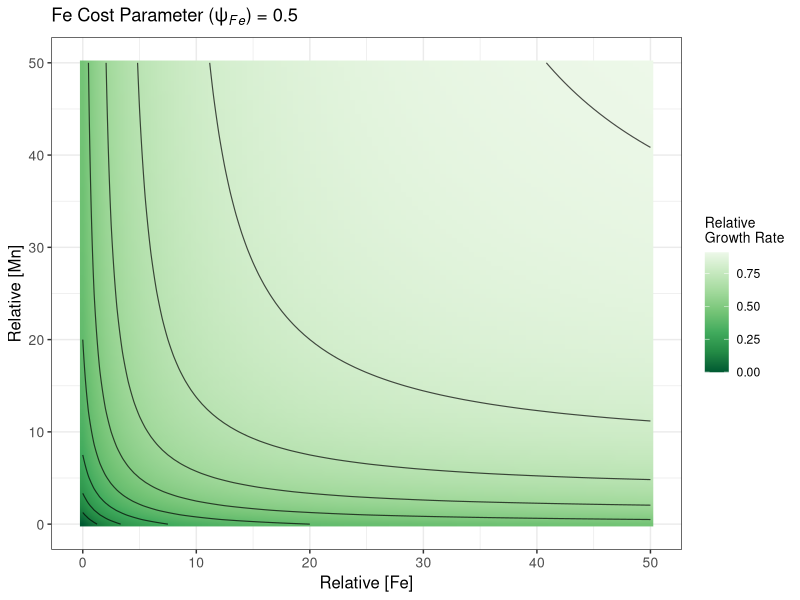
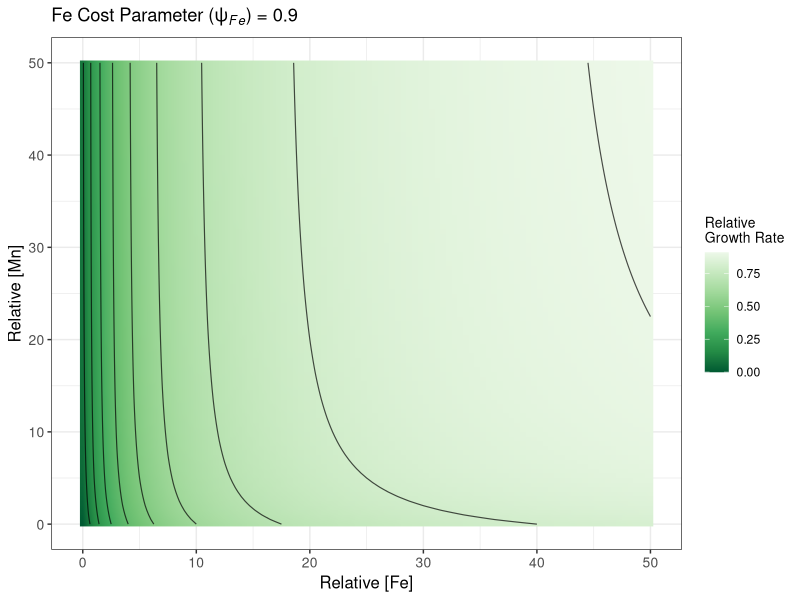
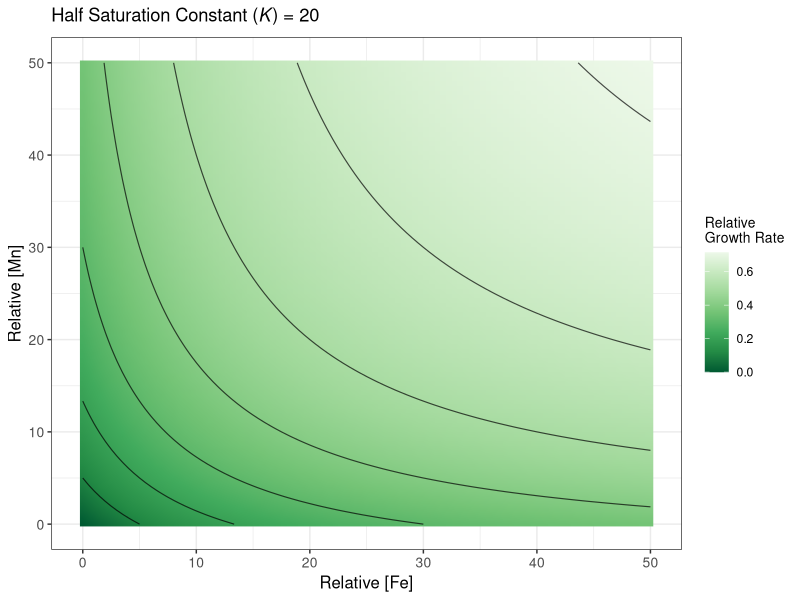
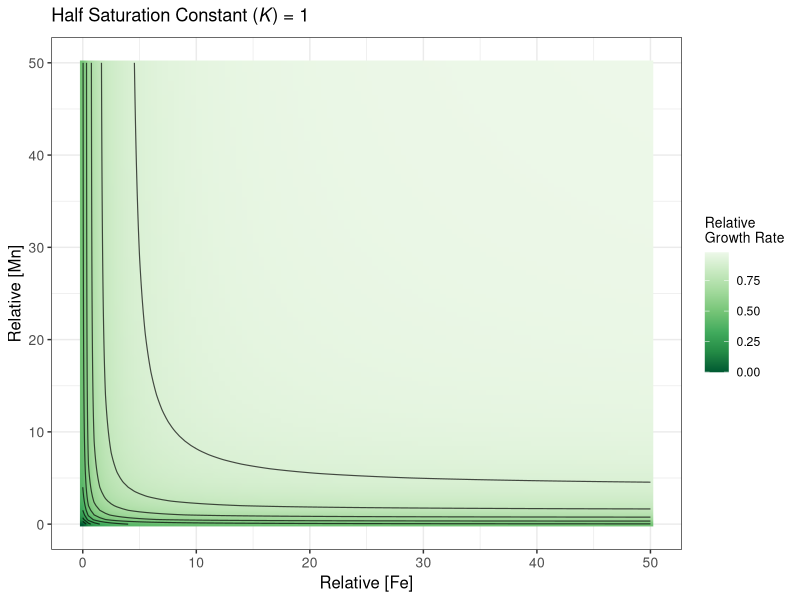

These figures' R source, in order:
library(dplyr)
library(ggplot2)
library(magrittr)

# plots and equations for phenomenological model in supplementary materials

growth_func <- function(theta_fe, fex, mnx, kfe = 5, kmn = 5){
  out_val <- theta_fe*((fex/(kfe + fex)) - (mnx/(kmn + mnx))) + (mnx/(kmn + mnx))
  
  return(out_val)
}

growth_func_full <- function(theta_fe, fex, mnx, kfe = 5, kmn = 5){
  out_val <- fex/(kfe + fex) - mnx/(kmn + mnx)
  
  return(out_val)
}

growth_mn_deriv <- function(theta_fe, fex, mnx, kfe = 5, kmn = 5){
  out_val <- -1*kfe*(theta_fe - 1)/(mnx + kfe)^2
  return(out_val)
}
growth_fe_deriv <- function(theta_fe, fex, mnx, kfe = 5, kmn = 5){
  out_val <- kfe*(theta_fe)/(fex + kfe)^2
  return(out_val)
}

interpolate_phenom_model <- function(x_val, y_val, z_val, x_name, y_name, z_name, df){
  
  
  # unique light levels
  df_master <- data.frame(x_name = numeric(), 
                          y_name = numeric(),
                          z_name = numeric())
  
  x_val_filt <- df$x_val
  y_val_filt <- df$y_val
  z_val_filt <- df$z_val
  
  # Create grid
  grd <- expand.grid(x = seq(min(x_val_filt),
                             max(x_val_filt),
                             length=50), 
                     y = seq(min(y_val_filt), 
                             max(y_val_filt), 
                             length=50))
  
  # Find points in convex hull
  mask <- pinpoly(cbind(x_val_filt, 
                        y_val_filt)[chull(x_val_filt, 
                                          y_val_filt),], 
                  as.matrix(grd))
  
  # Crop grid to convex hull
  grd <- grd[mask == 2,]
  
  # Interpolate to points in convex hull
  res <- interpp(x_val_filt, 
                 y_val_filt, 
                 z = z_val_filt, 
                 xo = grd$x, 
                 yo = grd$y)
  
  new_df <- data.frame(name1 = res$x, 
                       name2 = res$y, 
                       name3 = res$z)
  
  
  return(new_df)
  
}

get_mn_fe_df <- function(fex_seq, theta_fe, k_vec = c(5, 5)){
  
  all_growth_vals <- c()
  all_growth_vals_deriv <- c()
  all_growth_mn_deriv <- c()
  fex_seq_vals <- c()
  mnx_seq_vals <- c()
  
  for(i in 1:length(fex_seq)){
    
    growth_vec <- growth_func(theta_fe = theta_fe, 
                              fex = fex_seq,
                              mnx = fex_seq[i],
                              kfe = k_vec[1],
                              kmn = k_vec[2])
    growth_vec_deriv <- growth_func_full(theta_fe = theta_fe, 
                                         fex = fex_seq,
                                         mnx = fex_seq[i],
                                         kfe = k_vec[1],
                                         kmn = k_vec[2])
    
    all_growth_vals <- c(growth_vec, all_growth_vals)
    all_growth_vals_deriv <- c(growth_vec_deriv, all_growth_vals_deriv)
    fex_seq_vals <- c(fex_seq, fex_seq_vals)
    mnx_seq_vals <- c(rep(fex_seq[i], length(fex_seq)), mnx_seq_vals)
  }
  
  df_out <- data.frame(u_trans = all_growth_vals,
                       fex = fex_seq_vals,
                       mnx = mnx_seq_vals,
                       u_trans_deriv = all_growth_vals_deriv)
  return(df_out)
}

list_of_theta_fe <- function(fex_seq, theta_fe_seq = c(0.1, 0.5, 0.9),
                             k_vec = c(5, 5)){
  
  df_out <- data.frame(u_trans = numeric(),
                       fex = numeric(),
                       mnx = numeric(),
                       cost_inter = numeric())
  
  for(j in 1:length(theta_fe_seq)){
    df_temp <- get_mn_fe_df(fex_seq = fex_seq, 
                            theta_fe = theta_fe_seq[j],
                            k_vec = k_vec)
    df_temp$cost_inter <- rep(theta_fe_seq[j], nrow(df_temp))
    
    df_out <- rbind(df_temp, df_out)
  }
  
  df_out$cost_inter <- factor(df_out$cost_inter)
  
  levels(df_out$cost_inter) <- paste('Fe Protein Cost: ', levels(df_out$cost_inter)) 
  
  return(df_out)
}

## plotting phenom model with background costs and ratios of costs

fex_conc <- seq(0, 50, by = 0.5)

test <- get_mn_fe_df(fex_seq = fex_conc, theta_fe = 0.5)

phi05 <- list_of_theta_fe(fex_seq = fex_conc, theta_fe_seq = c(0.5))
phi05_p <- phi05 %>% 
  ggplot(aes(x = fex, y = mnx, fill = u_trans)) +
  theme_bw() +
  ggtitle(expression(paste('Fe Cost Parameter (', psi[italic(Fe)], ") = 0.5"))) +
  geom_raster(interpolate = TRUE) +
  geom_contour(aes(z = u_trans),
               colour = 'black', lwd = 0.4,
               alpha = 0.7) +
  scale_fill_distiller(palette = 'Greens', 
                       name = 'Relative\nGrowth Rate') +
  labs(y = 'Relative [Mn]', x = 'Relative [Fe]') +
  theme(axis.title = element_text(size = 12),
        axis.text = element_text(size = 10),
        legend.title = element_text(size = 10),
        strip.background = element_rect(fill = 'white'));phi05_p


phi09 <- list_of_theta_fe(fex_seq = fex_conc, theta_fe_seq = c(0.9),
                          c(5, 5))
phi09_p <- phi09 %>% 
  ggplot(aes(x = fex, y = mnx, fill = u_trans)) +
  theme_bw() +
  # facet_grid(~cost_inter) +
  ggtitle(expression(paste('Fe Cost Parameter (', psi[italic(Fe)], ") = 0.9"))) +
  geom_raster(interpolate = TRUE) +
  geom_contour(aes(z = u_trans),
               colour = 'black', lwd = 0.4,
               alpha = 0.7) +
  scale_fill_distiller(palette = 'Greens', 
                       name = 'Relative\nGrowth Rate') +
  labs(y = 'Relative [Mn]', x = 'Relative [Fe]') +
  theme(axis.title = element_text(size = 12),
        axis.text = element_text(size = 10),
        legend.title = element_text(size = 10),
        strip.background = element_rect(fill = 'white'));phi09_p



phi05_high_k <- list_of_theta_fe(fex_seq = fex_conc, theta_fe_seq = c(0.5),
                          c(20, 20))
phi05_high_k_p <- phi05_high_k %>% 
  ggplot(aes(x = fex, y = mnx, fill = u_trans)) +
  theme_bw() +
  # facet_grid(~cost_inter) +
  ggtitle(expression(paste('Half Saturation Constant (', italic(K), ") = 20"))) +
  geom_raster(interpolate = TRUE) +
  geom_contour(aes(z = u_trans),
               colour = 'black', lwd = 0.4,
               alpha = 0.7) +
  scale_fill_distiller(palette = 'Greens', 
                       name = 'Relative\nGrowth Rate') +
  labs(y = 'Relative [Mn]', x = 'Relative [Fe]') +
  theme(axis.title = element_text(size = 12),
        axis.text = element_text(size = 10),
        legend.title = element_text(size = 10),
        strip.background = element_rect(fill = 'white'));phi05_high_k_p
# 
phi05_low_k <- list_of_theta_fe(fex_seq = fex_conc, theta_fe_seq = c(0.5),
                          c(1, 1))
phi05_low_k_p <- phi05_low_k %>% 
  ggplot(aes(x = fex, y = mnx, fill = u_trans)) +
  theme_bw() +
  # facet_grid(~cost_inter) +
  ggtitle(expression(paste('Half Saturation Constant (', italic(K), ") = 1"))) +
  geom_raster(interpolate = TRUE) +
  geom_contour(aes(z = u_trans),
               colour = 'black', lwd = 0.4,
               alpha = 0.7) +
  scale_fill_distiller(palette = 'Greens', 
                       name = 'Relative\nGrowth Rate') +
  labs(y = 'Relative [Mn]', x = 'Relative [Fe]') +
  theme(axis.title = element_text(size = 12),
        axis.text = element_text(size = 10),
        legend.title = element_text(size = 10),
        strip.background = element_rect(fill = 'white'));phi05_low_k_p


